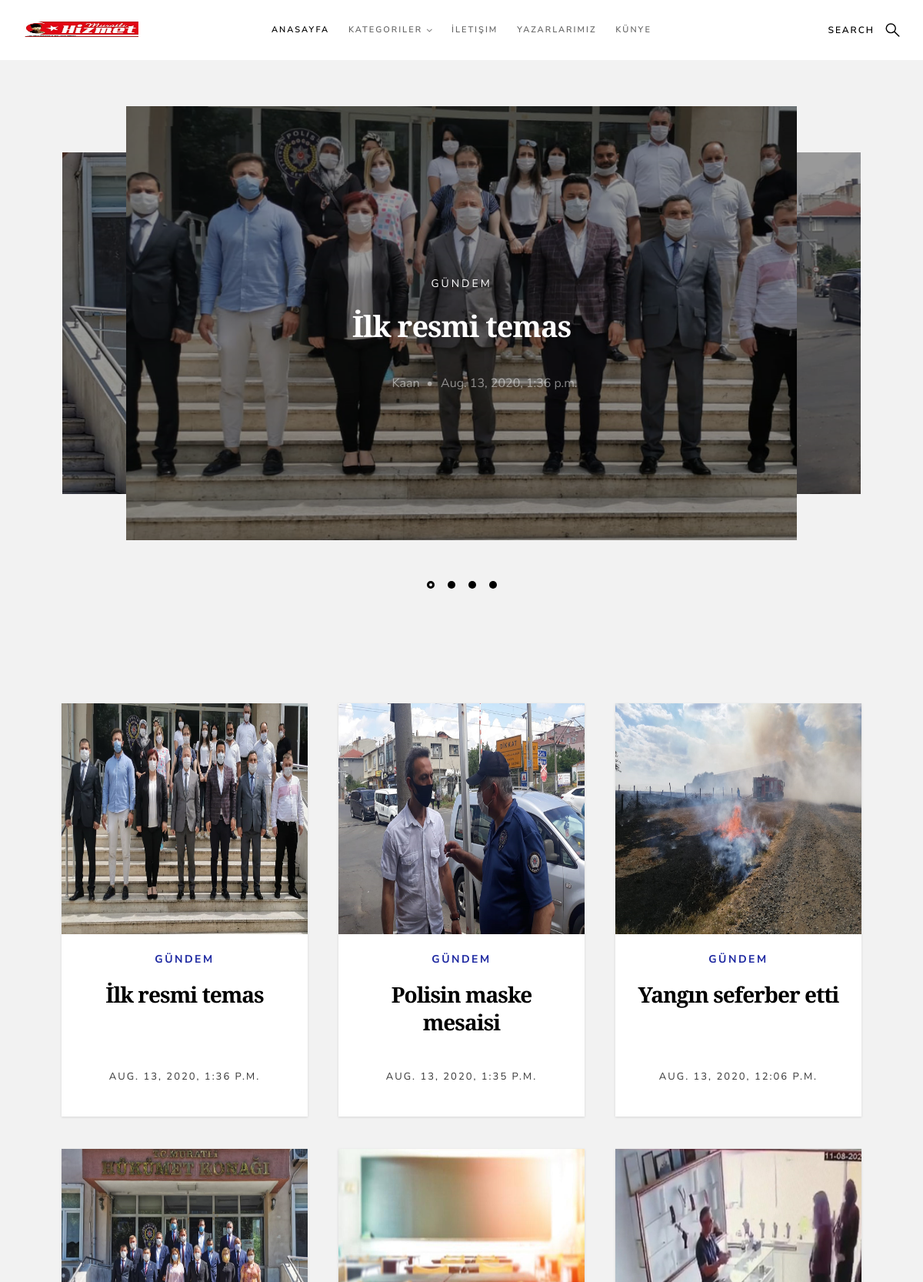
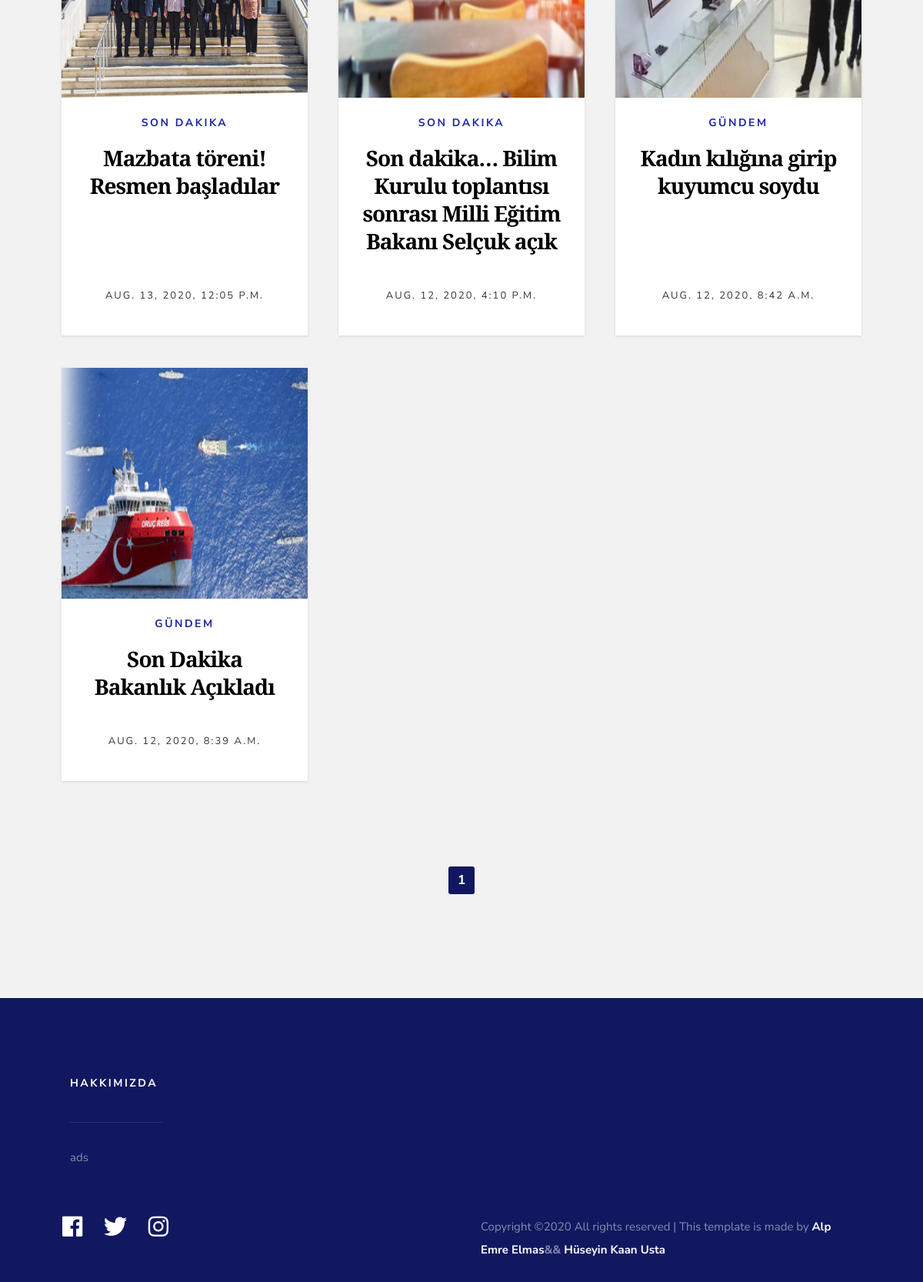
The page / on the database its author committed (2 pictures, top to bottom).
### home/models.py (models this page shows, shortened)
class Setting(models.Model):
    title = models.CharField(max_length=100)
    keywords = models.CharField(max_length=255)
    description = models.CharField(max_length=255)
    company = models.CharField(max_length=50)
    address = models.CharField(max_length=150)
    phone = models.CharField(max_length=15)
    fax = models.CharField(max_length=15)
    email = models.CharField(max_length=50)
    icon = models.ImageField(blank=True, upload_to='images/')
    facebook = models.CharField(max_length=50)
    instagram = models.CharField(max_length=50)
    twitter = models.CharField(max_length=50)
    aboutus = RichTextUploadingField()
    contact = RichTextUploadingField()
    kunye = RichTextUploadingField()
    create_at = models.DateTimeField(auto_now_add=True)
    update_at = models.DateTimeField(auto_now=True)

class Haberler(models.Model):
    title = models.CharField(max_length=250)
    description = models.TextField()
    content = RichTextUploadingField()
    category = models.ForeignKey(Category, on_delete=models.CASCADE)
    author = models.ForeignKey(User, on_delete=models.CASCADE)
    image = models.ImageField(upload_to='images/')
    slug = models.SlugField()
    create_at = models.DateTimeField(auto_now_add=True)
    update_at = models.DateTimeField(auto_now=True)
    class Meta:
        ordering = ['-create_at']

class Category(models.Model):
    title = models.CharField(max_length=30)
    image = models.ImageField(blank = True , upload_to='images/')
    slug = models.SlugField()
    create_at = models.DateTimeField(auto_now_add=True)
    update_at = models.DateTimeField(auto_now=True)
    def __str__(self):
        return self.title

### home/views.py (the view)
# urls.py: path('', views.index, name='index'),
def index(request):
    setting = Setting.objects.get(pk=1)
    haber = Haberler.objects.all()
    category = Category.objects.all()
    sliderdata = Haberler.objects.all()[:4]
    paginator = Paginator(haber,12)
    page = request.GET.get('page')
    haber = paginator.get_page(page)
    context = {
        'haber':haber,
        'sliderdata':sliderdata,
        'category':category,
        'setting':setting
    }
    return render(request, 'index.html', context)

### home/templates/index.html (shortened to what this page needs)
{% extends 'homebase.html' %}
{% block slider %}
    {% include 'slider.html' %}
{% endblock %}
{% block content %}
    {% include 'content.html' %}
{% endblock %}

### home/templates/header.html (shortened to what this page needs)
{% load static %}
        <header class="s-header header">
        <div class="header__logo">
            <a class="logo" href="/">
                <img src="{{setting.icon.url}}" >
            </a>
        </div>
        <a class="header__search-trigger" href="#0"></a>
        <nav class="header__nav-wrap">
            <ul class="header__nav">
                <li class="current"><a href="/" >Anasayfa</a></li>
                <li class="has-children">
                    <a href="#0" title="">Kategoriler</a>
                </li>
                <li><a href="/iletisim/">İletişim</a></li>
                <li><a href="/yazar/">Yazarlarımız</a></li>
                <li><a href="/kunye/">Künye</a></li>
            </ul>
        </nav>
    </header>

### home/templates/slider.html (shortened to what this page needs)
{% load static %}
    {% if page %}
    {% else %}
        <section class="s-featured">
        <div class="row">
            <div class="col-full">
                <div class="featured-slider featured" data-aos="zoom-in">
                    {% for rs in sliderdata %}
                    <div class="featured__slide">
                        <div class="entry">
                            <div class="entry__background" style="background-image:url({{rs.image.url}});"></div>
                            <div class="entry__content">
                                <span class="entry__category"><a href="category/{{category.slug}}/{{category.id}}">{{rs.category}}</a></span>
                                <h1><a href="haber/{{rs.slug}}/{{rs.id}}" title="">{{rs.title}}</a></h1>
                                <div class="entry__info">
                                    <a href="" class="entry__profile-pic">
                                    </a>
                                    <ul class="entry__meta">
                                        <li>{{rs.author}}</li>
                                        <li>{{rs.create_at}}</li>
                                    </ul>
                                </div>
                            </div>
                        </div>
                    </div>
                    {% endfor %}
                </div>
            </div>
        </div>
        </section>
    {% endif %}

### home/templates/content.html (shortened to what this page needs)
<section class="s-content">
    <div class="row entries-wrap wide" style="margin-top: 50px;">
        <div class="entries">
        {% for rs in haber %}
            <article class="col-block">
                <div class="item-entry" data-aos="zoom-in">
                    <div class="item-entry__thumb">
                        <a href="/haber/{{rs.slug}}/{{rs.id}}" class="item-entry__thumb-link">
                            <img src="{{rs.image.url}}" style="width: 360px;height: 300px;" alt="">
                        </a>
                    </div>
                    <div class="item-entry__text">
                        <div class="item-entry__cat">
                            <a href="/category/{{category.slug}}/{{category.id}}">{{rs.category}}</a>
                        </div>
                        <h1 class="item-entry__title"><a href="/haber/{{rs.slug}}/{{rs.id}}">{{rs.title}}</a></h1>
                        <div class="item-entry__date">
                            <a href="single-standard.html">{{rs.create_at}}</a>
                        </div>
                    </div>
                </div>
            </article>
        {% endfor %}
        </div>
    </div>
    <div class="row pagination-wrap">
        <div class="col-full">
            <nav class="pgn" data-aos="fade-up">
                <ul>
                    {% for num in haber.paginator.page_range %}
                        {% if haber.number == num %}
                            <li><span class="pgn__num current">{{num}}</span></li>
                        {% elif num > haber.number|add:'-1' and num < haber.number|add:'1' %}
                            <li><a class="pgn__num" href="?page={{haber.previous_page_number}}">{{num}}</a></li>
                        {% endif %}
                    {% endfor %}
                </ul>
            </nav>
        </div>
    </div>
</section>

### home/templates/footer.html (shortened to what this page needs)
<footer class="s-footer">
    <div class="s-footer__main">
        <div class="row">
            <div class="col-six tab-full s-footer__about">
                <h4>Hakkımızda</h4>
                <p>{{setting.aboutus|safe}}</p>
            </div>
        </div>
    </div>
    <div class="s-footer__bottom">
        <div class="row">
            <div class="col-six">
                <ul class="footer-social">
                    <li>
                        <a href="{{setting.facebook}}"><i class="fab fa-facebook"></i></a>
                    </li>
                    <li>
                        <a href="{{setting.twitter}}"><i class="fab fa-twitter"></i></a>
                    </li>
                    <li>
                        <a href="{{setting.instagram}}"><i class="fab fa-instagram"></i></a>
                    </li>
                </ul>
            </div>
            <div class="col-six">
                <div class="s-footer__copyright">
                    <span>
Copyright &copy;<script>document.write(new Date().getFullYear());</script> All rights reserved | This template is made by <strong><a href="https://www.instagram.com/alp_emre_elmas/"> Alp Emre Elmas</a>&& <a href="https://www.instagram.com/nightman.413/" >Hüseyin Kaan Usta</a></strong>
</span>
                </div>
            </div>
        </div>
    </div>
</footer>

### home/static/css/base.css (style rules this page uses)
html { font-family: sans-serif; line-height: 1.15; -ms-text-size-adjust: 100%; -webkit-text-size-adjust: 100%; }
body { margin: 0; }
article, aside, footer, header, nav, section { display: block; }
h1 { font-size: 2em; margin: 0.67em 0; }
a { background-color: transparent; -webkit-text-decoration-skip: objects; }
b, strong { font-weight: inherit; }
b, strong { font-weight: bolder; }
img { border-style: none; }
html { font-size: 62.5%; box-sizing: border-box; }
*, *::before, *::after { box-sizing: inherit; }
body { font-weight: normal; line-height: 1; word-wrap: break-word; text-rendering: optimizeLegibility; -webkit-overflow-scrolling: touch; -webkit-text-size-adjust: none; }
body, input, button { -moz-osx-font-smoothing: grayscale; -webkit-font-smoothing: antialiased; }
img, video { max-width: 100%; height: auto; }
div, dl, dt, dd, ul, ol, li, h1, h2, h3, h4, h5, h6, pre, form, p, blockquote, th, td { margin: 0; padding: 0; }
h1, h2, h3, h4, h5, h6 { -webkit-font-smoothing: auto; -webkit-font-smoothing: antialiased; -webkit-font-variant-ligatures: common-ligatures; -moz-font-variant-ligatures: common-ligatures; font-variant-ligatures: common-ligatures; text-rendering: optimizeLegibility; }
em, i { font-style: italic; line-height: inherit; }
strong, b { font-weight: bold; line-height: inherit; }
ol, ul { list-style: none; }
li { display: block; }
a { text-decoration: none; line-height: inherit; }
a img { border: none; }
.row { width: 89%; max-width: 1200px; margin: 0 auto; }
.row:after { content: ""; display: table; clear: both; }
[class*="col-"] { float: left; padding: 0 20px; }
.col-six, .col-1-2 { width: 50%; }
.col-twelve, .col-full { width: 100%; }
@media only screen and (max-width:1200px) { [class*="col-"] { padding: 0 15px; } }

### rows shown on the page
Setting: icon (picture), aboutus "ads"
Haberler: image (picture), category "GÜNDEM", title "İlk resmi temas", author "Kaan", create_at "Aug. 13, 2020, 1:36 p.m.", create_at "AUG. 13, 2020, 1:36 P.M."
Haberler: image (picture), category "GÜNDEM", title "Polisin maske mesaisi", create_at "AUG. 13, 2020, 1:35 P.M."
Haberler: image (picture), category "SON DAKIKA", title "Mazbata töreni! Resmen başladılar", create_at "AUG. 13, 2020, 12:05 P.M."
Haberler: image (picture), category "GÜNDEM", title "Yangın seferber etti", create_at "AUG. 13, 2020, 12:06 P.M."
Haberler: image (picture), category "SON DAKIKA", title "Son dakika… Bilim Kurulu toplantısı sonrası Milli Eğitim Bakanı Selçuk açık", create_at "AUG. 12, 2020, 4:10 P.M."
Haberler: image (picture), category "GÜNDEM", title "Kadın kılığına girip kuyumcu soydu", create_at "AUG. 12, 2020, 8:42 A.M."
Haberler: image (picture), category "GÜNDEM", title "Son Dakika Bakanlık Açıkladı", create_at "AUG. 12, 2020, 8:39 A.M."

### other values the page prints
{{ num }} "1"
